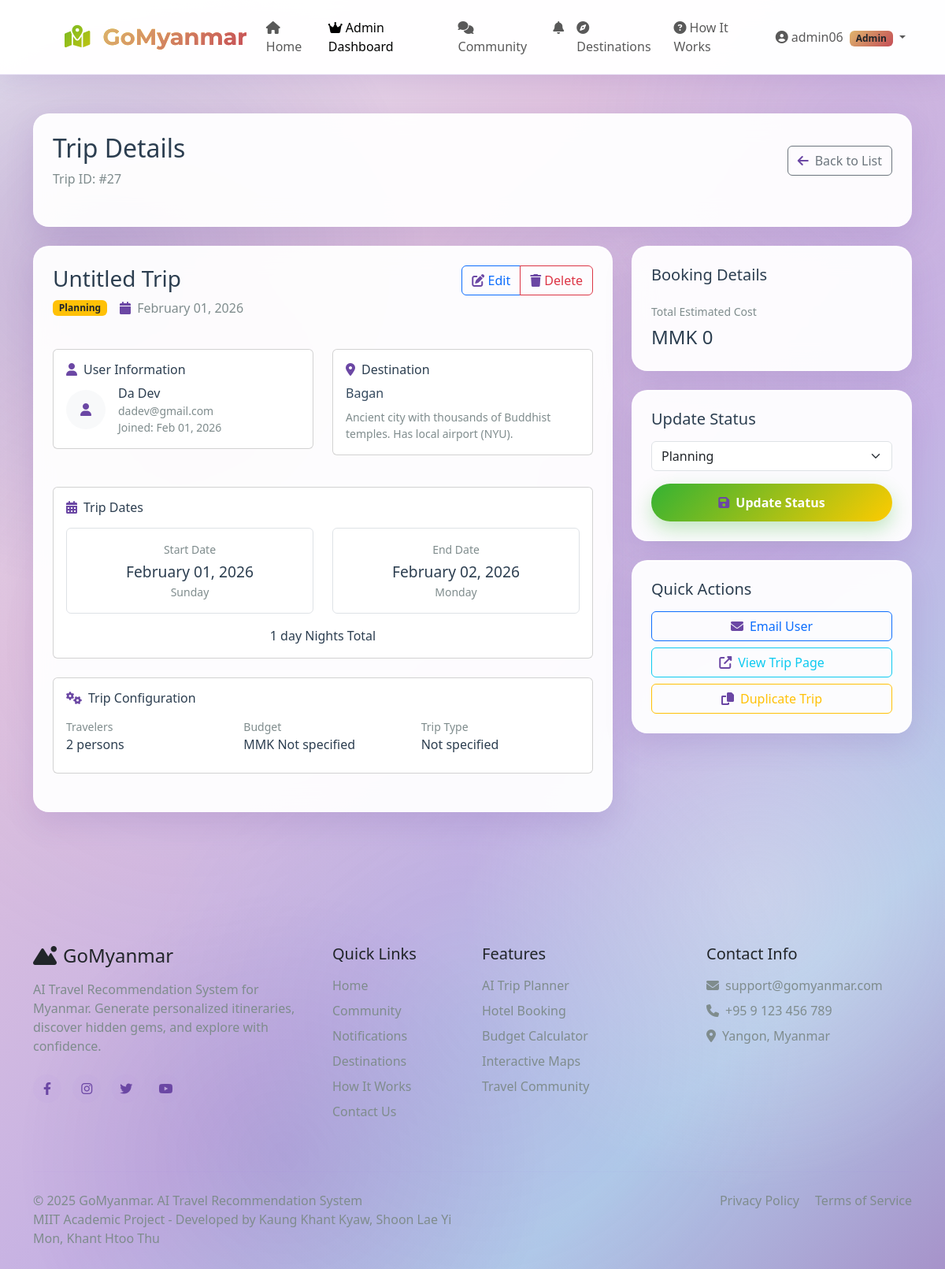
The app's page /users/admin/trips/27/ (signed in), older data.
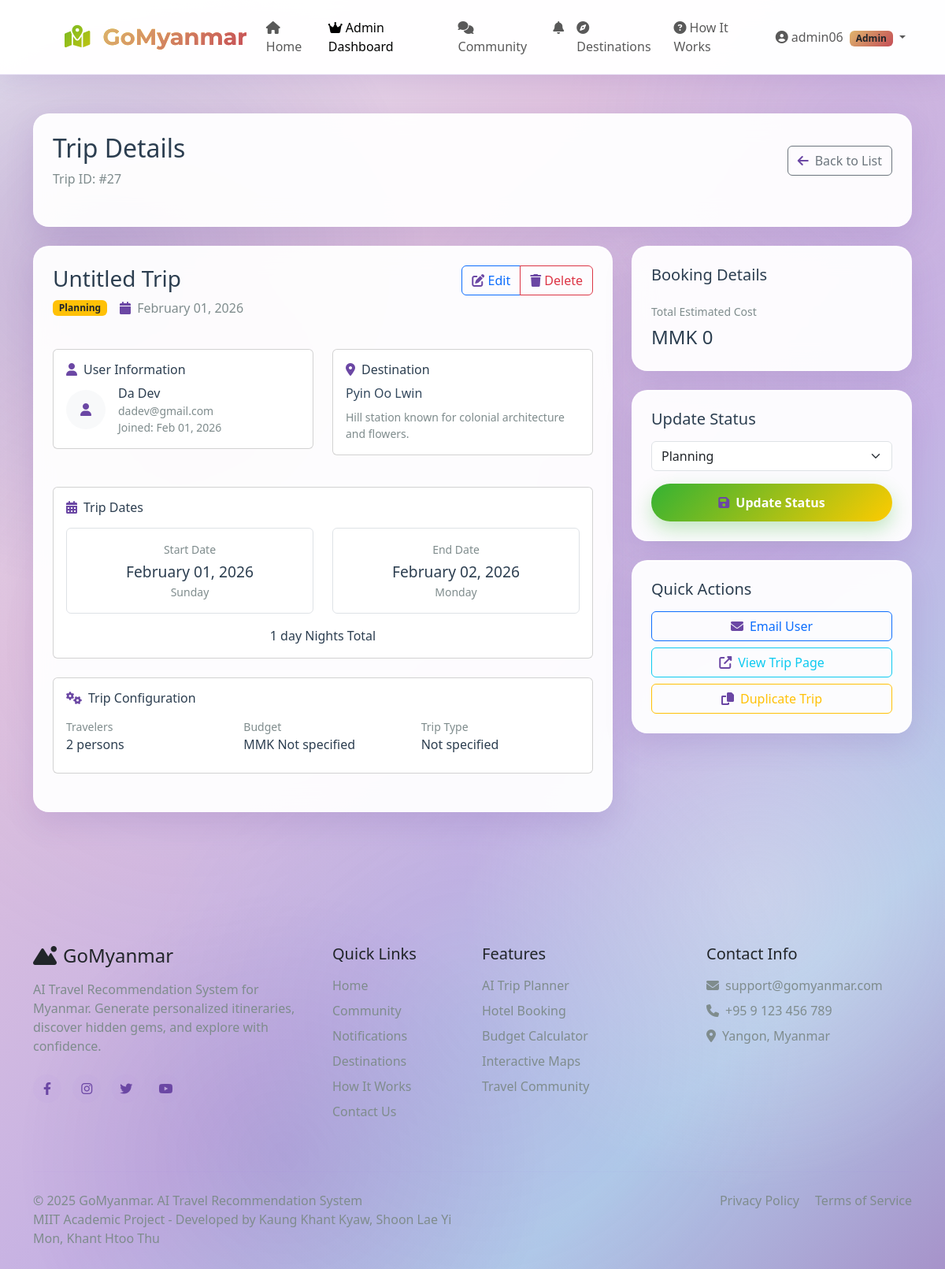
The same page, newer data.
### planner/models.py (models this page shows, shortened)
class TripPlan(models.Model):
    user = models.ForeignKey(User, on_delete=models.CASCADE, related_name='trips')
    origin = models.ForeignKey(
        Destination,
        on_delete=models.CASCADE,
        related_name='departing_trips',
        verbose_name='From',
        default=1
    )
    destination = models.ForeignKey(Destination, on_delete=models.CASCADE, related_name='arriving_trips', verbose_name='To')
    start_date = models.DateField()
    end_date = models.DateField()
    travelers = models.IntegerField(default=1)
    budget_range = models.CharField(max_length=20, choices=[
        ('low', 'Budget'),
        ('medium', 'Medium'),
        ('high', 'Luxury'),
    ])
    accommodation_type = models.CharField(max_length=20, blank=True)
    selected_hotel = models.ForeignKey(Hotel, on_delete=models.SET_NULL, null=True, blank=True)
    transportation_preference = models.CharField(max_length=20, blank=True)
    selected_transport = models.JSONField(default=dict, blank=True)
    status = models.CharField(max_length=20, default='draft', choices=[
        ('draft', 'Draft'),
        ('planning', 'Planning'),
        ('booked', 'Booked'),
        ('completed', 'Completed'),
        ('cancelled', 'Cancelled'),
    ])
    notes = models.TextField(blank=True)
    created_at = models.DateTimeField(auto_now_add=True)
    updated_at = models.DateTimeField(auto_now=True)
    def calculate_nights(self):
        days = (self.end_date - self.start_date).days
        return max(1, days)
    def get_total_cost(self):
        total = 0
        nights = self.calculate_nights()
        if self.selected_hotel:
            total += float(self.selected_hotel.price_per_night) * nights
        if self.selected_transport and 'price' in self.selected_transport:
            total += float(self.selected_transport['price'])
        return int(total)
    class Meta:
        ordering = ['-created_at']

class Destination(models.Model):
    name = models.CharField(max_length=100)
    region = models.CharField(max_length=100)
    type = models.CharField(max_length=50, choices=[
        ('city', 'City'),
        ('town', 'Town'),
        ('attraction', 'Attraction'),
        ('state', 'State'),
        ('region', 'Region'),
        ('union_territory', 'Union Territory')
    ])
    latitude = models.DecimalField(max_digits=9, decimal_places=6, null=True, blank=True)
    longitude = models.DecimalField(max_digits=9, decimal_places=6, null=True, blank=True)
    description = models.TextField(blank=True)
    image = models.ImageField(upload_to='destinations/', blank=True, null=True)
    is_active = models.BooleanField(default=True)
    created_at = models.DateTimeField(auto_now_add=True)
    updated_at = models.DateTimeField(auto_now=True)
    default_airlines = models.ManyToManyField(Airline, blank=True,
        help_text="Default airlines for this destination")
    class Meta:
        ordering = ['name']

### users/models.py (models this page shows, shortened)
class CustomUser(AbstractUser):
    USER_TYPE_CHOICES = (
        ('user', 'User'),
        ('admin', 'Admin'),
    )
    username = models.CharField(
        _('username'),
        max_length=150,
        unique=False,  # CHANGED: This allows duplicate usernames
        help_text=_('Required. 150 characters or fewer. Letters, digits and @/./+/-/_ only.'),
    )
    email = models.EmailField(
        _('email address'),
        unique=True,  # CHANGED: Email must be unique
        error_messages={
            'unique': _("A user with that email already exists."),
        },
    )
    USERNAME_FIELD = 'email'  # Login with email
    REQUIRED_FIELDS = ['username']  # Username is still required but not for login
    objects = CustomUserManager()
    user_type = models.CharField(max_length=20, choices=USER_TYPE_CHOICES, default='user')
    profile_picture = models.ImageField(upload_to='profile_pics/', blank=True, null=True)
    bio = models.TextField(blank=True)
    phone_number = models.CharField(max_length=20, blank=True)
    location = models.CharField(max_length=100, blank=True)
    followers = models.ManyToManyField('self', symmetrical=False, related_name='following', blank=True)
    class Meta:
        verbose_name = _('user')
        verbose_name_plural = _('users')
        ordering = ['email', 'username']
    def is_admin_user(self):
        return self.user_type == 'admin' or self.is_staff or self.is_superuser

### users/views_admin.py (the view)
# urls.py: path('admin/trips/<int:trip_id>/', views_admin.admin_trip_details, name='admin_trip_details'),
@user_passes_test(is_admin)
def admin_trip_details(request, trip_id):
    trip = get_object_or_404(TripPlan, id=trip_id)
    context = {
        'trip': trip,
        'nights': trip.calculate_nights(),
        'total_cost': trip.get_total_cost(),
    }
    return render(request, 'users/admin_trip_details.html', context)

### planner/context_processors.py (called while the page is built)
def leaflet_config(request):
    return {
        'LEAFLET_CONFIG': settings.LEAFLET_CONFIG,
        'USE_GOOGLE_MAPS': False,
        'MAP_PROVIDER': 'leaflet'
    }

### posts/context_processors.py (called while the page is built)
def notifications_context(request):
    context = {}
    if request.user.is_authenticated:
        try:
            unread_count = Notification.objects.filter(
                recipient=request.user,
                is_read=False
            ).count()
            context['unread_notifications'] = unread_count
        except:
            context['unread_notifications'] = 0
    return context

### users/views_admin.py (called while the page is built)
def is_admin(user):
    return user.is_superuser or user.groups.filter(name='Admin').exists() or getattr(user, 'user_type', None) == 'admin'

### templates/users/admin_trip_details.html (shortened to what the changed rows need)
{% extends 'base.html' %}
{% block content %}
<div class="container py-5 mt-5">
    <div class="card-glass p-4 mb-4">
        <div class="d-flex justify-content-between align-items-center mb-4">
            <div>
                <h2 class="mb-2" style="color: #2c3e50;">Trip Details</h2>
                <p class="mb-0" style="color: #7f8c8d;">Trip ID: #{{ trip.id }}</p>
            </div>
        </div>
    </div>
    <div class="row">
        <div class="col-lg-8 mb-4">
            <div class="card-glass p-4">
                <div class="d-flex justify-content-between align-items-start mb-4">
                    <div>
                        <div class="d-flex align-items-center mb-3">
                            <span class="badge {% if trip.status == 'completed' %}bg-success{% elif trip.status == 'booked' %}bg-primary{% elif trip.status == 'planning' %}bg-warning text-dark{% else %}bg-secondary{% endif %} me-3">
                                {{ trip.get_status_display }}
                            </span>
                            <span style="color: #7f8c8d;">
                                <i class="fas fa-calendar me-1"></i>
                                {{ trip.created_at|date:"F d, Y" }}
                            </span>
                        </div>
                    </div>
                </div>
                <div class="row mb-4">
                    <div class="col-md-6 mb-3">
                        <div class="card p-3" style="background: rgba(255, 255, 255, 0.9);">
                            <div class="d-flex align-items-center">
                                <div>
                                    <div style="color: #2c3e50; font-weight: 500;">{{ trip.user.username }}</div>
                                    <div class="text-gray small">{{ trip.user.email }}</div>
                                    <div class="text-gray small">
                                        Joined: {{ trip.user.date_joined|date:"M d, Y" }}
                                    </div>
                                </div>
                            </div>
                        </div>
                    </div>
                    <div class="col-md-6 mb-3">
                        <div class="card p-3" style="background: rgba(255, 255, 255, 0.9);">
                            <h6 style="color: #2c3e50;" class="mb-2">
                                <i class="fas fa-map-marker-alt me-2"></i>Destination
                            </h6>
                            <div style="color: #34495e; font-weight: 500;">{{ trip.destination.name }}</div>
                            <div class="text-gray small mt-2">
                                {{ trip.destination.description|truncatechars:100 }}
                            </div>
                        </div>
                    </div>
                </div>
                <div class="card p-3 mb-4" style="background: rgba(255, 255, 255, 0.9);">
                    <div class="row">
                        <div class="col-md-6">
                            <div class="text-center p-3 border rounded">
                                <div class="text-gray small mb-1">Start Date</div>
                                <div style="color: #2c3e50; font-size: 1.2rem; font-weight: 500;">
                                    {{ trip.start_date|date:"F d, Y" }}
                                </div>
                                <div class="text-gray small">{{ trip.start_date|date:"l" }}</div>
                            </div>
                        </div>
                        <div class="col-md-6">
                            <div class="text-center p-3 border rounded">
                                <div class="text-gray small mb-1">End Date</div>
                                <div style="color: #2c3e50; font-size: 1.2rem; font-weight: 500;">
                                    {{ trip.end_date|date:"F d, Y" }}
                                </div>
                                <div class="text-gray small">{{ trip.end_date|date:"l" }}</div>
                            </div>
                        </div>
                    </div>
                </div>
                <div class="card p-3 mb-4" style="background: rgba(255, 255, 255, 0.9);">
                    <div class="row">
                        <div class="col-md-4 mb-2">
                            <div class="text-gray small">Travelers</div>
                            <div style="color: #2c3e50; font-weight: 500;">
                                {{ trip.travelers }} person{% if trip.travelers != 1 %}s{% endif %}
                            </div>
                        </div>
                    </div>
                </div>
            </div>
        </div>
        <div class="col-lg-4">
            <div class="card-glass p-4 mb-4">
                <div class="mt-4">
                    <div class="text-gray small mb-1">Total Estimated Cost</div>
                    <div style="color: #2c3e50; font-size: 1.5rem; font-weight: 500;">
                        MMK {{ trip.get_total_cost|floatformat:0|default:"0" }}
                    </div>
                </div>
            </div>
            <div class="card-glass p-4 mb-4">
                <form method="post" action="{% url 'users:admin_trip_detail' trip.id %}">
                    <div class="mb-3">
                        <select class="form-select" name="status">
                            <option value="planning" {% if trip.status == 'planning' %}selected{% endif %}>Planning</option>
                        </select>
                    </div>
                </form>
            </div>
        </div>
    </div>
</div>
{% endblock %}

Row changes from the older to the newer data that the page shows:
changed TripPlan "Sunday": destination.name "Bagan" → "Pyin Oo Lwin"; destination.description "Ancient city with thousands of Buddhist temples. Has local airport (NYU)." → "Hill station known for colonial architecture and flowers."
